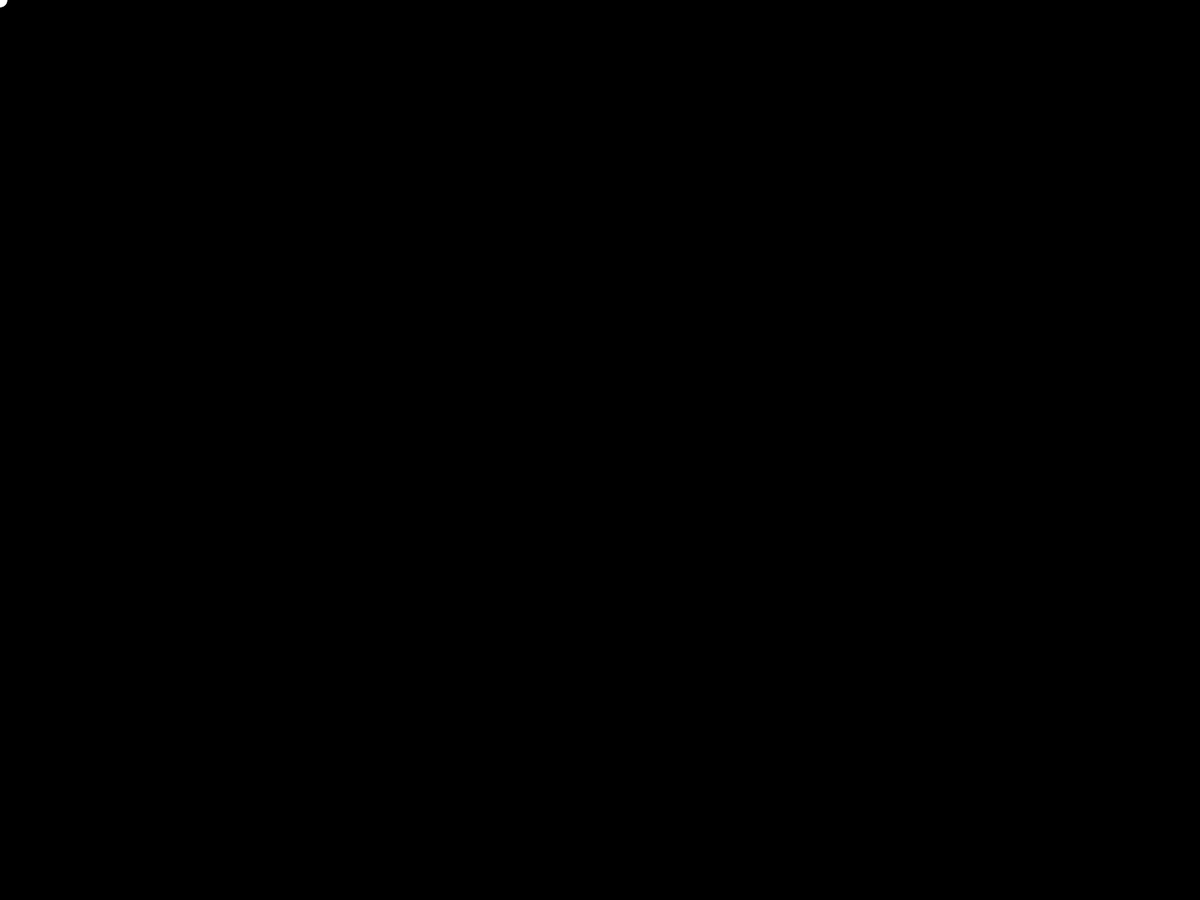
Frame 1 (no input)
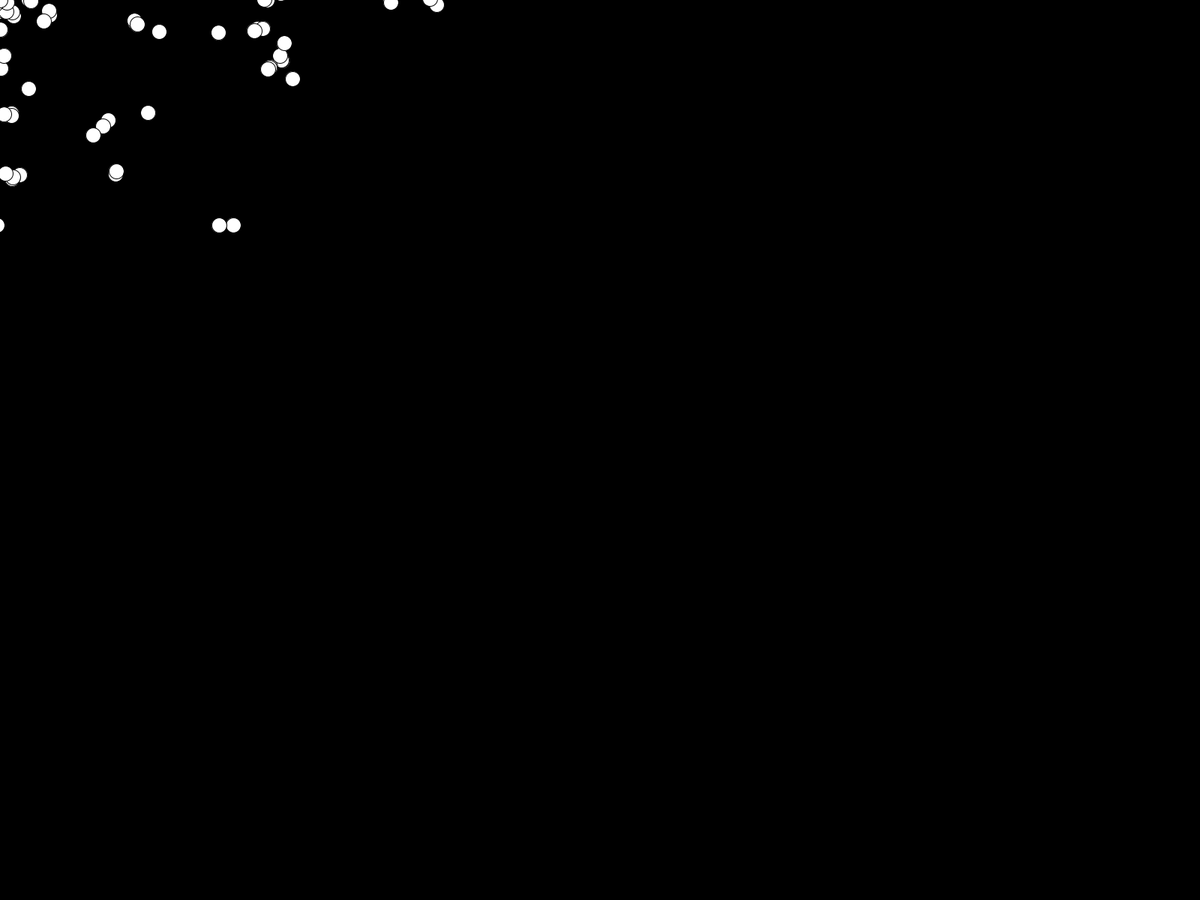
Frame 60 (the mouse pressed at the canvas centre just before this capture)
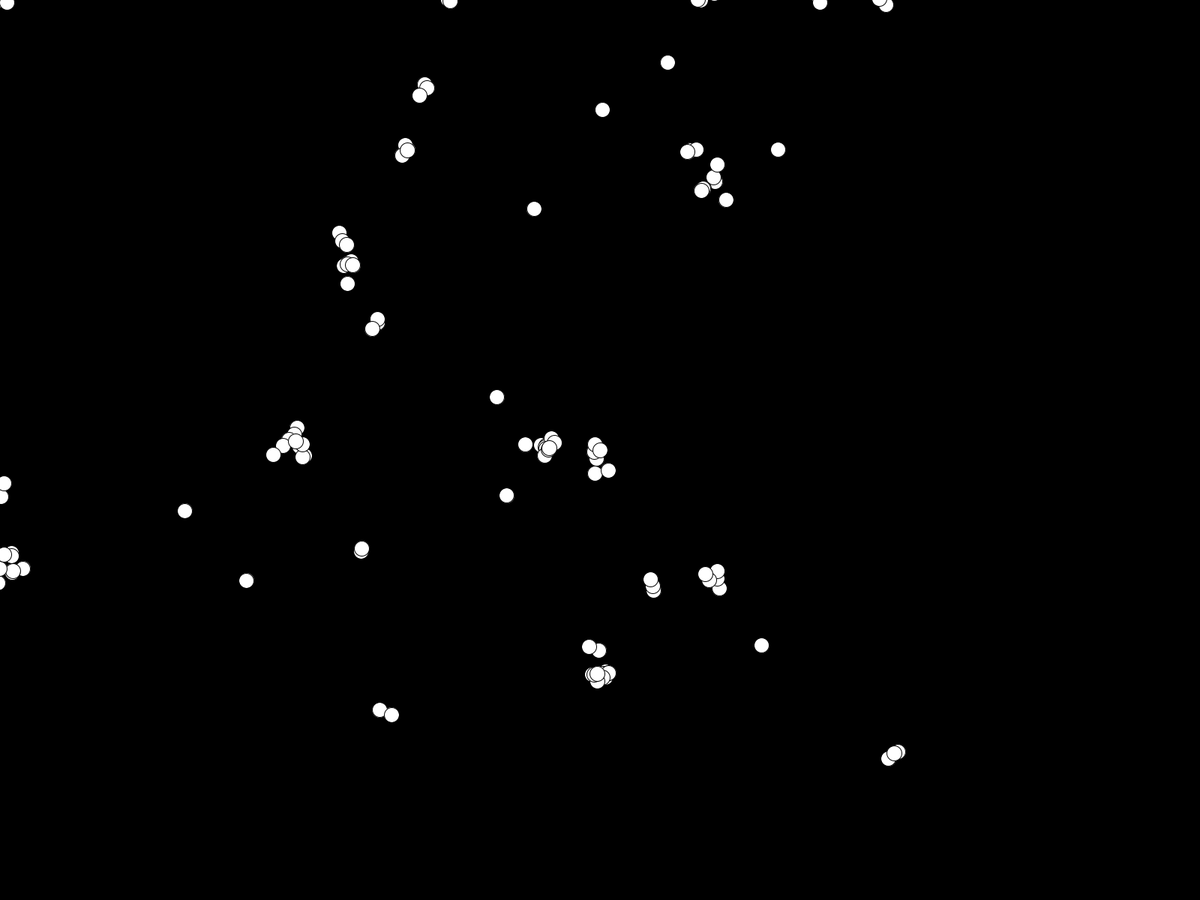
Frame 120 (the mouse held since frame 60 and released just before this capture)

The Processing sketch that drew these frames (run headless with seeded random() and noise(); from frame 60 on, the mouse is pressed at the canvas centre):

// Processing sketch: Circle_Collisions
// ── Circle_Collisions.pde
ArrayList<Particle> p = new ArrayList<Particle>();

void setup()
{
  fullScreen();
}

void draw()
{
  PVector start = new PVector(mouseX, mouseY);
  PVector target = new PVector(random(width), random(height));
  
  if(p.size() < 100000)
  {
    for(int i = 0; i < 1; i++)
    {
  p.add(new Particle(start, target, 20, 10));
  }
  }
  
  background(0);

  println(p.size());

  for (int i = 0; i < p.size(); i++)
  {
    for (int j = 0; j < p.size(); j++)
    {
      if (i == j)
      {
        continue;
      }

      if (dist(p.get(i).pos.x, p.get(i).pos.y, p.get(j).pos.x, p.get(j).pos.y) < (p.get(i).size + p.get(j).size)/2)
      {
        p.get(i).dir.x = (p.get(i).dir.x * (p.get(i).size - p.get(j).size) + (2 * p.get(j).size * p.get(j).dir.x)) / (p.get(i).size + p.get(j).size);
        p.get(i).dir.y = (p.get(i).dir.y * (p.get(i).size - p.get(j).size) + (2 * p.get(j).size * p.get(j).dir.y)) / (p.get(i).size + p.get(j).size);
        p.get(j).dir.x = (p.get(j).dir.x * (p.get(j).size - p.get(i).size) + (2 * p.get(i).size * p.get(i).dir.x)) / (p.get(i).size + p.get(j).size);
        p.get(j).dir.y = (p.get(j).dir.y * (p.get(j).size - p.get(i).size) + (2 * p.get(i).size * p.get(i).dir.y)) / (p.get(i).size + p.get(j).size);

        p.get(i).dir = new PVector(p.get(i).dir.x, p.get(i).dir.y);

        p.get(j).dir = new PVector(p.get(j).dir.x, p.get(j).dir.y);
      }
    }

    p.get(i).update();
  }
}

void mousePressed()
{
  PVector start = new PVector(mouseX, mouseY);
  PVector target = new PVector(random(width), random(height));
  
  p.add(new Particle(start, target, 20, 10));
}
// ── particle.pde
class Particle
{
  PVector pos;
  PVector dir;
  float size;
  float speed;

  Particle(PVector _start, PVector _target, float _size, float _speed)
  {
    size = _size;
    speed = _speed;

    pos = new PVector(_start.x, _start.y);
    dir = new PVector(_target.x, _target.y);

    dir = PVector.sub(_target, _start);
    dir.normalize();
    dir.mult(speed);
  }

  private void display()
  {
    fill(255);
    ellipse(pos.x, pos.y, size, size);
  }

  private void move()
  {
    pos.add(dir);
  }

  private void checkBoundaries()
  {
    if(pos.x <= size/2 || pos.x >= width - size/2)
    {
     dir.x *= -1; 
    }
    
    if(pos.y <= size/2 || pos.y >= height - size/2)
    {
      dir.y *= -1;
    }
  }

  public void update()
  {
    display();
    move();
    checkBoundaries();
  }
}
